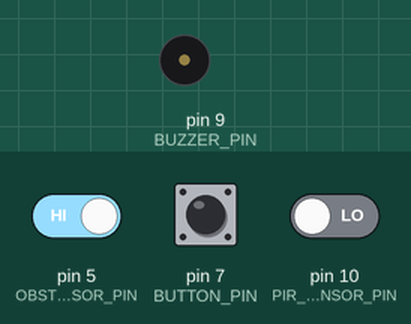
Simulated run of this sketch. Board: Arduino Uno, built with avr-gcc and run on an emulated ATmega328P. Parts: buzzer (waves = sounding). Inputs (shaded band) come from the test bench; at power-on: pin 5 (OBSTACLE_SENSOR_PIN) HIGH, pin 7 (BUTTON_PIN) HIGH, pin 10 (PIR_SENSOR_PIN) LOW.

Above: at 1.2 s.
1.3 s: pin 5 (OBSTACLE_SENSOR_PIN) driven LOW
At 1.42 s:
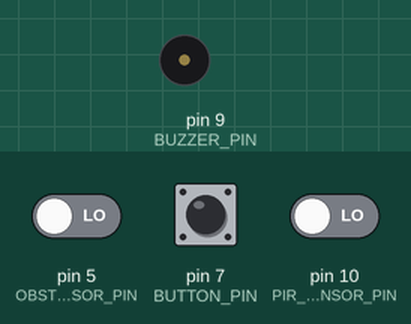
4.3 s: pin 7 (BUTTON_PIN) pulled LOW for 0.15 s
5.9 s: pin 7 (BUTTON_PIN) pulled LOW for 1 s
At 6.96 s:
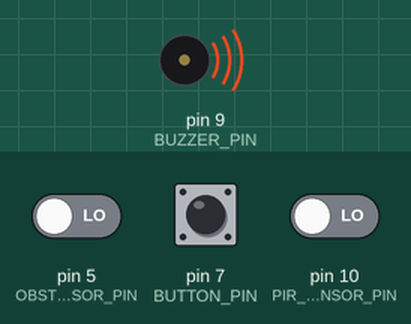
8.9 s: pin 5 (OBSTACLE_SENSOR_PIN) driven HIGH
At 10.1 s:
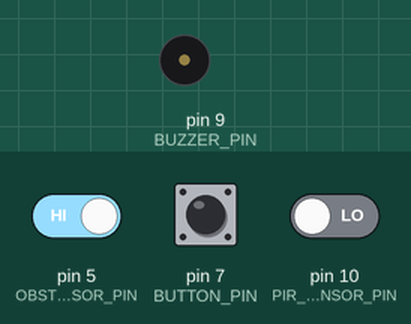
Timing chart, 0 to 11.4 s (numbered marks = the images above; inputs shaded):
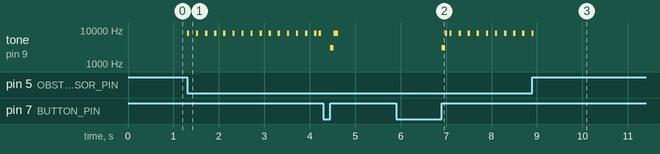

Measured:
- after the input at 1.3 s, tone on pin 9 (BUZZER_PIN): goes 14 × (8000 Hz 0.05 s, silent 0.15 s), 8000 Hz 0.05 s, silent 0.05 s, 8000 Hz 0.05 s, then silent, starting at once
- after the input at 5.9 s, tone on pin 9 (BUZZER_PIN): plays 3000 Hz for 0.08 s, 8000 Hz for 0.05 s, 8000 Hz for 0.05 s, 8000 Hz for 0.05 s, 8000 Hz for 0.05 s, 8000 Hz for 0.05 s … (12 notes in this stretch), starting after 1.0 s
- after the input at 8.9 s, tone on pin 9 (BUZZER_PIN): goes on until 8.9 s, then stays silent

The sketch:

iNavigate.ino
```cpp
/*
iNavigate
A project based around the Kypruino UNO+, a PIR motion sensor and an IR obstacle sensor
*/

//Pinout:
#define PIR_SENSOR_PIN 10
#define OBSTACLE_SENSOR_PIN 5
#define BUZZER_PIN 9
#define BUTTON_PIN 7

//Variables:
int mode = 1; //1: Obstacle sensor | -1: PIR sensor
bool button_pressed = false;


void setup() {
  //Set the function of each of the pins we specified earlier using the pinMode() function.
  pinMode(PIR_SENSOR_PIN, INPUT);
  pinMode(OBSTACLE_SENSOR_PIN, INPUT_PULLUP);
  pinMode(BUZZER_PIN, OUTPUT);
  pinMode(BUTTON_PIN, INPUT_PULLUP);
}

void loop() {
  if(digitalRead(BUTTON_PIN) == LOW){ //Read the state of the 'A' button. If digitalRead returns LOW the button is pressed.
    while(digitalRead(BUTTON_PIN) == LOW){} //Wait for the button to be released, this is used to trigger the "button_pressed = true" only once.
    button_pressed = true;
  }

  if(button_pressed){
    mode = mode * -1; //By multiplying mode (with a starting value of 1) with -1, we can alternate between 2 values, '1' and '-1'.
    button_pressed = false; //Reset the button status to false.
    tone(BUZZER_PIN,3000,80); //Play sound as feedback to the user.
    delay(80);
    tone(BUZZER_PIN,8000,100);
  }

  if(mode == 1){ //Mode 1: Only the obstacle sensor is active
    if(digitalRead(OBSTACLE_SENSOR_PIN) == LOW){ //When an obstacle is detected the sensor pulls the OUT Pin to GND (LOW). If we detect a LOW pin state, the buzzer beeps while the obstacle is in range.
      tone(BUZZER_PIN,8000,50);
    }
  }
  else if(mode == -1){ //Mode -1: Only the PIR motion sensor is active
    if(digitalRead(PIR_SENSOR_PIN) == HIGH){ //When movement is detected the sensor outputs volage (HIGH). If we detect a HIGH pin state, the buzzer plays a melody each time movement is detected.
      tone(BUZZER_PIN,2000,400);
      delay(400);
      tone(BUZZER_PIN,5000,400);
      delay(400);
      tone(BUZZER_PIN,9000,500);
      delay(1000);
    }
  }
  delay(100);
}
```
